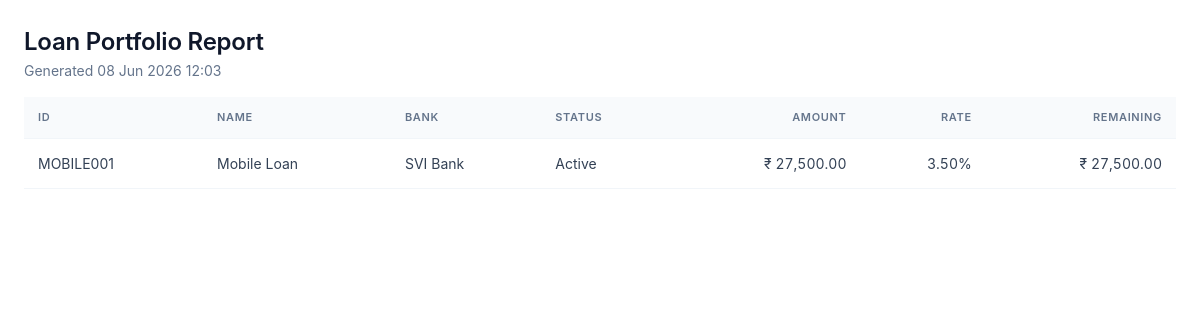
The page /reports/print (signed in) on the database as committed earlier.
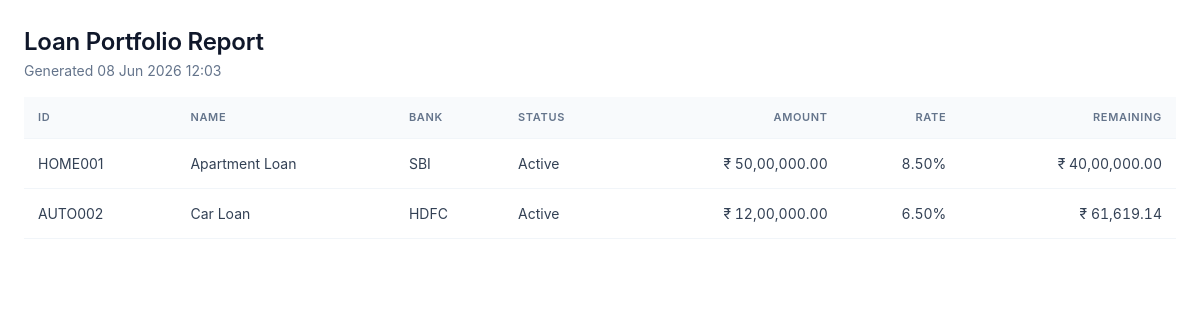
The same page on the database as committed later.
### app/models.py (models this page shows, shortened)
class Loan(db.Model):
    __tablename__ = "loans"
    id = db.Column(db.Integer, primary_key=True)
    user_id = db.Column(db.Integer, db.ForeignKey("users.id"), nullable=False, index=True)
    loan_id = db.Column(db.String(40), nullable=False, index=True)  # manual unique per user
    loan_name = db.Column(db.String(120), nullable=False)
    loan_category = db.Column(db.String(50), nullable=False, default="Personal")
    bank_name = db.Column(db.String(120), nullable=False)
    loan_amount = db.Column(db.Float, nullable=False)
    interest_rate = db.Column(db.Float, nullable=False)  # annual %
    down_payment = db.Column(db.Float, default=0)
    custom_emi = db.Column(db.Float, nullable=True)
    start_date = db.Column(db.Date, nullable=False)
    tenure_months = db.Column(db.Integer, nullable=False)
    loan_status = db.Column(db.String(20), default="Active", index=True)
    remaining_balance = db.Column(db.Float, default=0)
    completion_percentage = db.Column(db.Float, default=0)
    is_archived = db.Column(db.Boolean, default=False, index=True)
    balloon_date = db.Column(db.Date, nullable=True)
    balloon_amount = db.Column(db.Float, nullable=True)
    notes = db.Column(db.Text)
    closed_at = db.Column(db.DateTime, nullable=True)
    final_amount = db.Column(db.Float, nullable=True)
    closure_notes = db.Column(db.Text, nullable=True)
    created_at = db.Column(db.DateTime, default=datetime.utcnow)
    updated_at = db.Column(db.DateTime, default=datetime.utcnow, onupdate=datetime.utcnow)
    schedules = db.relationship("Schedule", backref="loan", lazy="dynamic",
                                cascade="all, delete-orphan", order_by="Schedule.month_index")
    __table_args__ = (db.UniqueConstraint("user_id", "loan_id", name="uq_user_loanid"),)

class User(UserMixin, db.Model):
    __tablename__ = "users"
    id = db.Column(db.Integer, primary_key=True)
    full_name = db.Column(db.String(120), nullable=False)
    username = db.Column(db.String(64), unique=True, nullable=False, index=True)
    email = db.Column(db.String(160), unique=True, nullable=False, index=True)
    password_hash = db.Column(db.String(256), nullable=False)
    preferred_currency = db.Column(db.String(8), default="INR")
    preferred_date_format = db.Column(db.String(20), default="%d %b %Y")
    created_at = db.Column(db.DateTime, default=datetime.utcnow)
    loans = db.relationship("Loan", backref="owner", lazy="dynamic", cascade="all, delete-orphan")

### app/blueprints/reports.py (the view)
@reports_bp.route("/print")
@login_required
def print_view():
    loans = current_user.loans.all()
    return render_template("reports/print.html", loans=loans)

### app/templates/reports/print.html
<!doctype html>
<html><head><meta charset="utf-8"><title>Loan Report</title>
<link rel="stylesheet" href="{{ url_for('static', filename='css/styles.css') }}">
<style>body{background:#fff;padding:24px}</style></head>
<body onload="window.print()">
<h1>Loan Portfolio Report</h1>
<p style="color:var(--slate-500)">Generated {{ now.strftime('%d %b %Y %H:%M') }}</p>
<table class="tbl" style="margin-top:16px">
<thead><tr><th>ID</th><th>Name</th><th>Bank</th><th>Status</th><th class="num">Amount</th><th class="num">Rate</th><th class="num">Remaining</th></tr></thead>
<tbody>{% for l in loans %}<tr><td>{{ l.loan_id }}</td><td>{{ l.loan_name }}</td><td>{{ l.bank_name }}</td>
<td>{{ l.loan_status }}</td><td class="num">{{ l.loan_amount|money }}</td>
<td class="num">{{ '%.2f'|format(l.interest_rate) }}%</td><td class="num">{{ l.remaining_balance|money }}</td></tr>{% endfor %}</tbody></table>
</body></html>

Rows that differ between the two databases and show on the page:
removed Loan: loan_id "MOBILE001", loan_name "Mobile Loan", bank_name "SVI Bank", loan_status "Active", loan_amount "₹ 27,500.00", interest_rate "3.50", remaining_balance "₹ 27,500.00"
added Loan: loan_id "HOME001", loan_name "Apartment Loan", bank_name "SBI", loan_status "Active", loan_amount "₹ 50,00,000.00", interest_rate "8.50", remaining_balance "₹ 40,00,000.00"
added Loan: loan_id "AUTO002", loan_name "Car Loan", bank_name "HDFC", loan_status "Active", loan_amount "₹ 12,00,000.00", interest_rate "6.50", remaining_balance "₹ 61,619.14"
